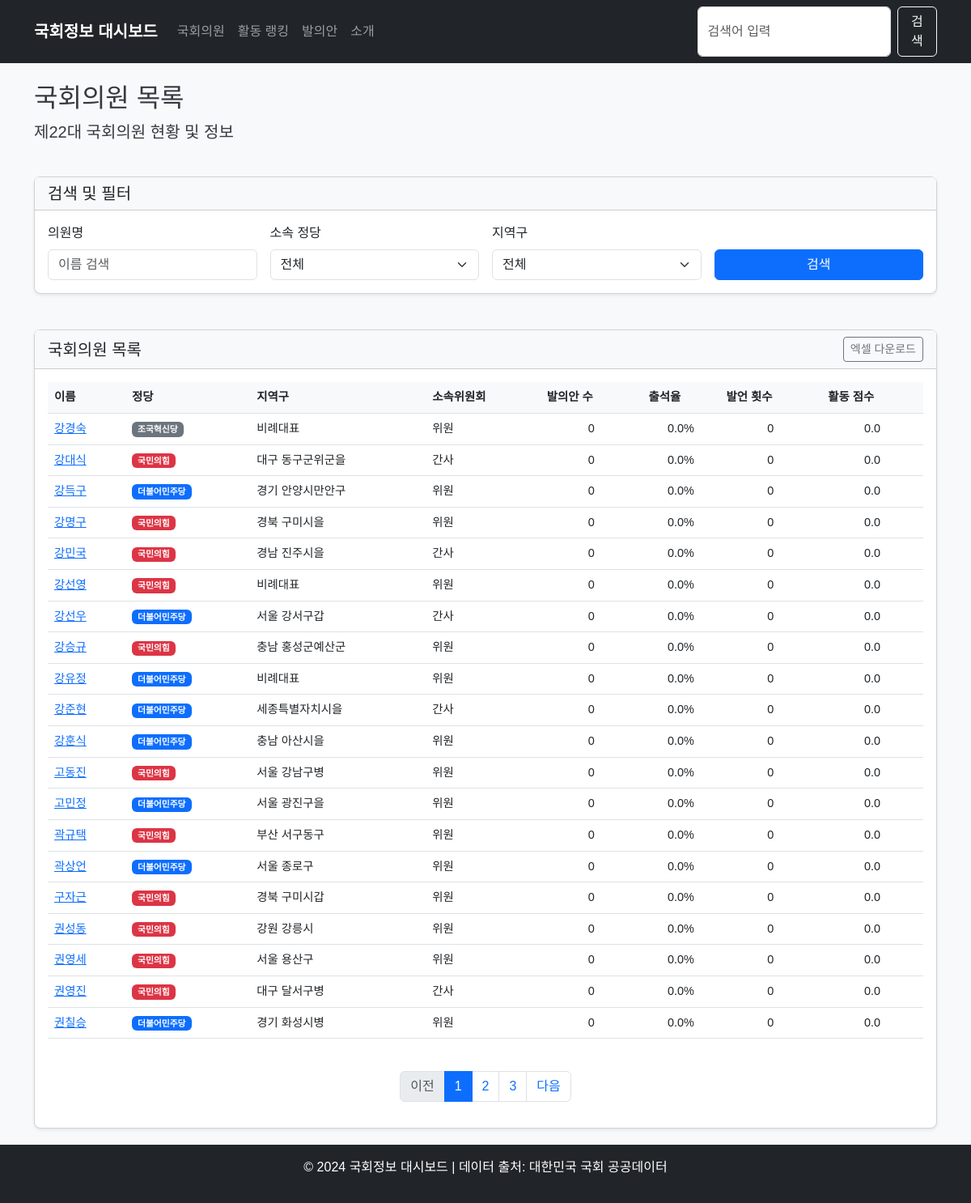
The app's page /members, older data.
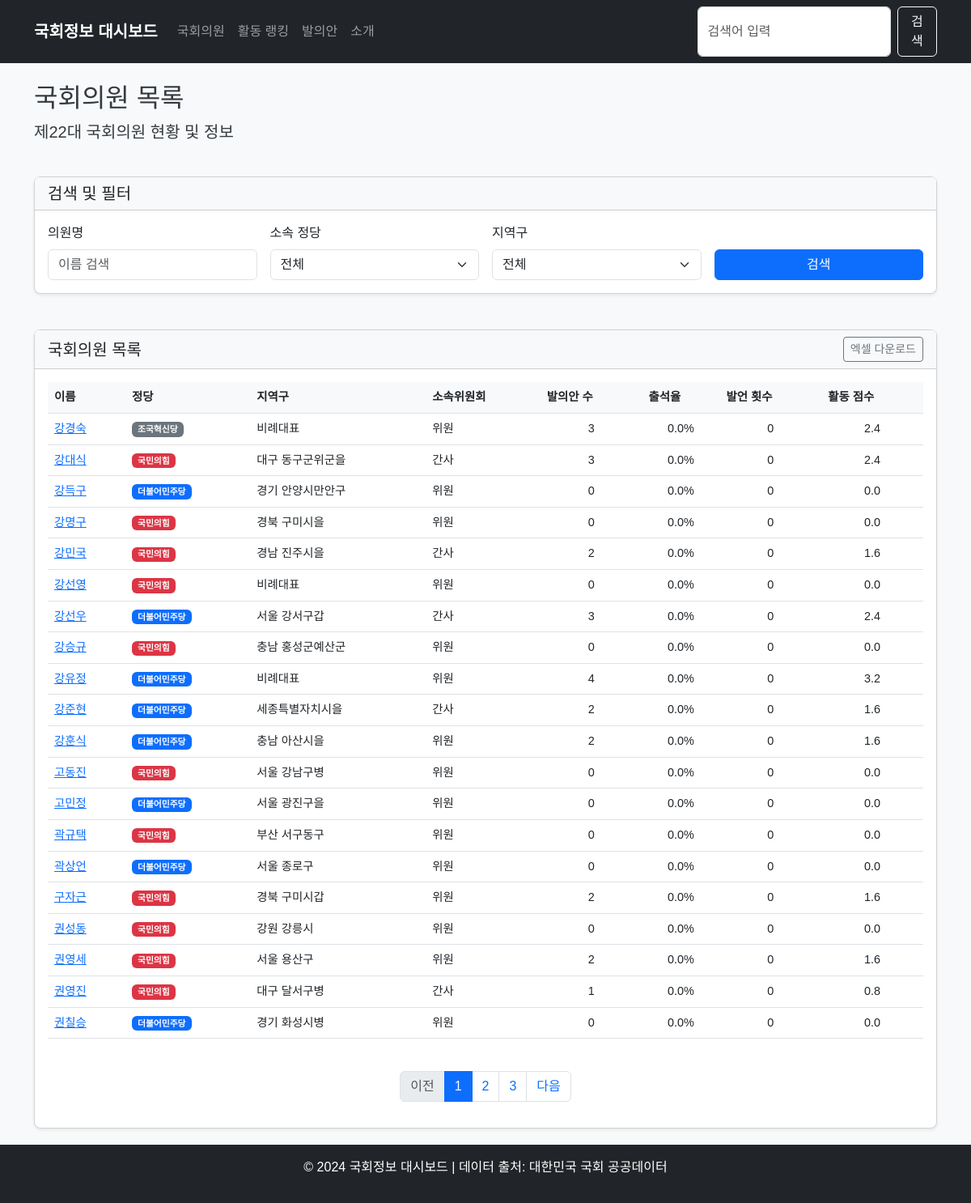
The same page, newer data.
### app/models/member.py (models this page shows)
class Member(Base):
    __tablename__ = "members"
    id = Column(Integer, primary_key=True, index=True)
    name = Column(String, index=True)
    hanja_name = Column(String, nullable=True)  # 한자명
    eng_name = Column(String, nullable=True)    # 영문명
    birth_date = Column(Date, nullable=True)    # 생년월일
    birth_gbn = Column(String, nullable=True)   # 음/양력 구분
    position = Column(String, nullable=True)    # 직책명
    party = Column(String, index=True)          # 정당명
    district = Column(String, index=True)       # 선거구
    committee = Column(String, nullable=True)   # 대표 위원회
    committees = Column(Text, nullable=True)    # 소속 위원회 목록 (쉼표로 구분)
    reele_gbn = Column(String, nullable=True)   # 재선 구분
    units = Column(String, nullable=True)       # 당선 수
    tel_no = Column(String, nullable=True)      # 전화번호
    email = Column(String, nullable=True)       # 이메일
    homepage = Column(String, nullable=True)    # 홈페이지
    num_bills = Column(Integer, default=0)       # 발의안 개수
    attendance_rate = Column(Float, default=0.0) # 참석율 (%)
    speech_count = Column(Integer, default=0)    # 발언 횟수
    activity_score = Column(Float, default=0.0)  # 활동 점수 (자체 계산)
    bill_pass_rate = Column(Float, default=0.0)  # 법안 통과율 (%)
    is_active = Column(Boolean, default=True)
    last_updated = Column(Date, nullable=True)

### app/main.py (the view)
@app.get("/members", response_class=HTMLResponse)
async def members_page(
    request: Request,
    db: Session = Depends(get_db),
    name: Optional[str] = None,
    party: Optional[str] = None,
    district: Optional[str] = None,
    page: int = 1,
    limit: int = 20
):
    query = db.query(MemberModel)
    if name:
        query = query.filter(MemberModel.name.contains(name))
    if party:
        query = query.filter(MemberModel.party == party)
    if district:
        query = query.filter(MemberModel.district.contains(district))
    total = query.count()
    total_pages = (total + limit - 1) // limit
    if page < 1:
        page = 1
    elif page > total_pages and total_pages > 0:
        page = total_pages
    offset = (page - 1) * limit
    members = query.offset(offset).limit(limit).all()
    if total_pages <= 5:
        page_range = range(1, total_pages + 1)
    else:
        start_page = max(1, page - 2)
        end_page = min(total_pages, page + 2)
        page_range = range(start_page, end_page + 1)
    return templates.TemplateResponse(
        "members.html",
        {
            "request": request,
            "members": members,
            "total": total,
            "page": page,
            "limit": limit,
            "total_pages": total_pages,
            "page_range": page_range,
            "name": name or "",
            "party": party or "",
            "district": district or ""
        }
    )

### app/templates/members.html (shortened to what this page needs)
{% extends "base.html" %}
{% block content %}
<div class="row">
    <div class="col-12 mb-4">
        <h2>국회의원 목록</h2>
        <p class="lead">제22대 국회의원 현황 및 정보</p>
    </div>
</div>
<div class="row mb-4">
    <div class="col-12">
        <div class="card">
            <div class="card-header">
                <h5 class="mb-0">검색 및 필터</h5>
            </div>
            <div class="card-body">
                <form action="/members" method="get" class="row g-3">
                    <div class="col-md-3">
                        <label for="name" class="form-label">의원명</label>
                        <input type="text" class="form-control" id="name" name="name" placeholder="이름 검색" value="{{ name }}">
                    </div>
                    <div class="col-md-3">
                        <label for="party" class="form-label">소속 정당</label>
                        <select class="form-select" id="party" name="party">
                            <option value="">전체</option>
                        </select>
                    </div>
                    <div class="col-md-3">
                        <label for="district" class="form-label">지역구</label>
                        <select class="form-select" id="district" name="district">
                            <option value="">전체</option>
                        </select>
                    </div>
                    <div class="col-md-3 d-flex align-items-end">
                        <button type="submit" class="btn btn-primary w-100">검색</button>
                    </div>
                </form>
            </div>
        </div>
    </div>
</div>
<div class="row">
    <div class="col-12">
        <div class="card">
            <div class="card-header d-flex justify-content-between align-items-center">
                <h5 class="mb-0">국회의원 목록</h5>
                <div>
                    <button class="btn btn-sm btn-outline-secondary">엑셀 다운로드</button>
                </div>
            </div>
            <div class="card-body">
                <div class="table-responsive">
                    <table class="table table-hover">
                        <thead>
                            <tr>
                                <th scope="col">이름</th>
                                <th scope="col">정당</th>
                                <th scope="col">지역구</th>
                                <th scope="col">소속위원회</th>
                                <th scope="col">발의안 수</th>
                                <th scope="col">출석율</th>
                                <th scope="col">발언 횟수</th>
                                <th scope="col">활동 점수</th>
                            </tr>
                        </thead>
                        <tbody>
                            {% for member in members %}
                            <tr>
                                <td><a href="/members/{{ member.id }}">{{ member.name }}</a></td>
                                <td>
                                    {% if member.party == "국민의힘" %}
                                    <span class="badge bg-danger">{{ member.party }}</span>
                                    {% elif member.party == "더불어민주당" %}
                                    <span class="badge bg-primary">{{ member.party }}</span>
                                    {% elif member.party == "정의당" %}
                                    <span class="badge bg-warning text-dark">{{ member.party }}</span>
                                    {% else %}
                                    <span class="badge bg-secondary">{{ member.party }}</span>
                                    {% endif %}
                                </td>
                                <td>{{ member.district }}</td>
                                <td>{{ member.position }}</td>
                                <td class="text-center">{{ member.num_bills }}</td>
                                <td class="text-center">{{ member.attendance_rate }}%</td>
                                <td class="text-center">{{ member.speech_count }}</td>
                                <td class="text-center">{{ member.activity_score }}</td>
                            </tr>
                            {% else %}
                            <tr>
                                <td colspan="8" class="text-center">검색 결과가 없습니다.</td>
                            </tr>
                            {% endfor %}
                        </tbody>
                    </table>
                </div>
                <nav aria-label="Page navigation">
                    <ul class="pagination justify-content-center mt-4">
                        <li class="page-item {% if page == 1 %}disabled{% endif %}">
                            <a class="page-link" href="?name={{ name }}&party={{ party }}&district={{ district }}&page={{ page - 1 }}" tabindex="-1" {% if page == 1 %}aria-disabled="true"{% endif %}>이전</a>
                        </li>
                        {% for p in page_range %}
                        <li class="page-item {% if p == page %}active{% endif %}">
                            <a class="page-link" href="?name={{ name }}&party={{ party }}&district={{ district }}&page={{ p }}">{{ p }}</a>
                        </li>
                        {% endfor %}
                        <li class="page-item {% if page >= total_pages %}disabled{% endif %}">
                            <a class="page-link" href="?name={{ name }}&party={{ party }}&district={{ district }}&page={{ page + 1 }}" {% if page >= total_pages %}aria-disabled="true"{% endif %}>다음</a>
                        </li>
                    </ul>
                </nav>
            </div>
        </div>
    </div>
</div>
{% endblock %}

### app/templates/base.html (shortened to what this page needs)
<!DOCTYPE html>
<html lang="ko">
<head>
    <link href="https://cdn.jsdelivr.net/npm/bootstrap@5.3.0/dist/css/bootstrap.min.css" rel="stylesheet">
    <link href="{{ url_for('static', path='/css/style.css') }}" rel="stylesheet">
</head>
<body>
    <nav class="navbar navbar-expand-lg navbar-dark bg-dark">
        <div class="container">
            <a class="navbar-brand" href="/">국회정보 대시보드</a>
            <div class="collapse navbar-collapse" id="navbarNav">
                <ul class="navbar-nav me-auto">
                    <li class="nav-item">
                        <a class="nav-link" href="/members">국회의원</a>
                    </li>
                    <li class="nav-item">
                        <a class="nav-link" href="/rankings">활동 랭킹</a>
                    </li>
                    <li class="nav-item">
                        <a class="nav-link" href="/bills">발의안</a>
                    </li>
                    <li class="nav-item">
                        <a class="nav-link" href="/about">소개</a>
                    </li>
                </ul>
                <form class="d-flex" action="/search" method="get">
                    <input class="form-control me-2" type="search" name="q" placeholder="검색어 입력" aria-label="Search">
                    <button class="btn btn-outline-light" type="submit">검색</button>
                </form>
            </div>
        </div>
    </nav>
    <main class="container mt-4">
        {% block content %}{% endblock %}
    </main>
    <footer class="bg-dark text-white py-3">
        <div class="container text-center">
            <p>&copy; 2024 국회정보 대시보드 | 데이터 출처: 대한민국 국회 공공데이터</p>
        </div>
    </footer>
</body>
</html>

### app/static/css/style.css (style rules this page uses)
body { font-family: 'Noto Sans KR', sans-serif; background-color: #f8f9fa; color: #343a40; }
.navbar-brand { font-weight: 700; }
.card { margin-bottom: 20px; border-radius: 0.5rem; box-shadow: 0 0.125rem 0.25rem rgba(0, 0, 0, 0.075); }
.card-header { background-color: #f8f9fa; font-weight: 600; }
.table { font-size: 0.9rem; }
.table th { font-weight: 600; background-color: #f8f9fa; }
footer { margin-top: 3rem; padding: 2rem 0; background-color: #343a40; color: #f8f9fa; }

### app/templates/base.html (style rules this page uses)
html, body { height: 100%; margin: 0; }
body { display: flex; flex-direction: column; min-height: 100vh; }
main { flex: 1 0 auto; }
footer { flex-shrink: 0; margin-top: auto; }

Row changes from the older to the newer data that the page shows:
changed Member "강경숙": num_bills "0" → "3"; activity_score "0.0" → "2.4"
changed Member "강대식": num_bills "0" → "3"; activity_score "0.0" → "2.4"
changed Member "강민국": num_bills "0" → "2"; activity_score "0.0" → "1.6"
changed Member "강선우": num_bills "0" → "3"; activity_score "0.0" → "2.4"
changed Member "강유정": num_bills "0" → "4"; activity_score "0.0" → "3.2"
changed Member "강준현": num_bills "0" → "2"; activity_score "0.0" → "1.6"
changed Member "강훈식": num_bills "0" → "2"; activity_score "0.0" → "1.6"
changed Member "구자근": num_bills "0" → "2"; activity_score "0.0" → "1.6"
changed Member "권영세": num_bills "0" → "2"; activity_score "0.0" → "1.6"
changed Member "권영진": num_bills "0" → "1"; activity_score "0.0" → "0.8"
